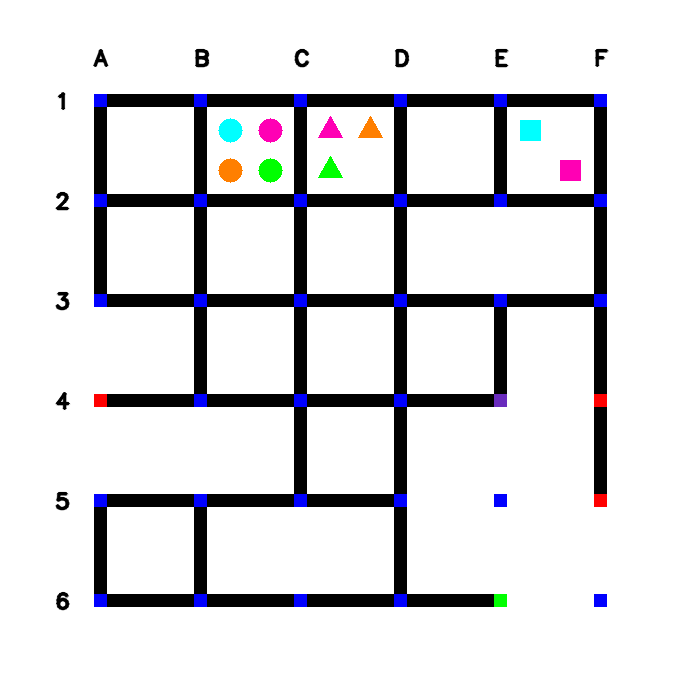
#> input picture Task 3/PB_Task3A_Windows/test_images/maze_000.png, 700 x 700 px; its folder holds 4 pictures in this run
$ python task_3a.py
#> lines starting #> are read from the running program, lines starting #| are printed output that depends on the picture; after the words box and inside, x2 and y2 are one past the last pixel; in counts of white or black regions, pixels touching at a corner belong together
'''
*****************************************************************************************
*
*        		===============================================
*           		Pharma Bot (PB) Theme (eYRC 2022-23)
*        		===============================================
*
*  This script is to implement Task 3A of Pharma Bot (PB) Theme (eYRC 2022-23).
*
*  This software is made available on an "AS IS WHERE IS BASIS".
*  Licensee/end user indemnifies and will keep e-Yantra indemnified from
*  any and all claim(s) that emanate from the use of the Software or
*  breach of the terms of this agreement.
*
*****************************************************************************************
'''

# Team ID:			[ Team-ID ]
# Author List:		[ Names of team members worked on this file separated by Comma: Name1, Name2, ... ]
# Filename:			task_3a.py
# Functions:		detect_all_nodes,detect_paths_to_graph, detect_arena_parameters, path_planning, paths_to_move
# 					[ Comma separated list of functions in this file ]

####################### IMPORT MODULES #######################
## You are not allowed to make any changes in this section. ##
## You have to implement this task with the three available ##
## modules for this task (numpy, opencv)                    ##
##############################################################
import numpy as np
import cv2
##############################################################

################# ADD UTILITY FUNCTIONS HERE #################
col=['A','B','C','D','E','F','G','H']


##############################################################

def detect_all_nodes(image):
	"""
	Purpose:
	---
	This function takes the image as an argument and returns a list of
	nodes in which traffic signals, start_node and end_node are present in the image

	Input Arguments:
	---
	`maze_image` :	[ numpy array ]
			numpy array of image returned by cv2 library
	Returns:
	---
	`traffic_signals, start_node, end_node` : [ list ], str, str
			list containing nodes in which traffic signals are present, start and end node too

	Example call:
	---
	traffic_signals, start_node, end_node = detect_all_nodes(maze_image)
	"""
	traffic_signals = []
	start_node = ""
	end_node = ""

	##############	ADD YOUR CODE HERE	##############

	#Traffic signals

	lower_red = np.array([0, 0, 255])
	upper_red = np.array([0, 0, 255])
	mask= cv2.inRange(image, lower_red, upper_red)
	cnts = cv2.findContours(mask, cv2.RETR_TREE, cv2.CHAIN_APPROX_SIMPLE)
	for c in cnts[0]:
		M = cv2.moments(c)
		cX = int(M["m10"] / M["m00"])
		cY = int(M["m01"] / M["m00"])
		cX=str(cX)
		cX=int(cX[0])+64
		cX=chr(cX)
		cY=str(cY)
		cY=cY[0]
		traffic_signals.append(cX+cY)
		traffic_signals.sort()


    #Start Node

	lower_red = np.array([0, 255, 0])
	upper_red = np.array([0, 255, 0])
	mask= cv2.inRange(image, lower_red, upper_red)
	cnts = cv2.findContours(mask, cv2.RETR_TREE, cv2.CHAIN_APPROX_SIMPLE)
	for c in cnts[0]:
		if len(c)==4 and cv2.contourArea(c)==144:
			M = cv2.moments(c)
			cX = int(M["m10"] / M["m00"])
			cY = int(M["m01"] / M["m00"])
			cX=str(cX)
			cX=int(cX[0])+64
			cX=chr(cX)
			cY=str(cY)
			cY=cY[0]
			start_node=cX+cY
		else:
			continue

    #End Node

	lower_red = np.array([189, 43, 105])
	upper_red = np.array([189, 43, 105])
	mask= cv2.inRange(image, lower_red, upper_red)
	cnts = cv2.findContours(mask, cv2.RETR_TREE, cv2.CHAIN_APPROX_SIMPLE)
	for c in cnts[0]:
		M = cv2.moments(c)
		cX = int(M["m10"] / M["m00"])
		cY = int(M["m01"] / M["m00"])
		cX=str(cX)
		cX=int(cX[0])+64
		cX=chr(cX)
		cY=str(cY)
		cY=cY[0]
		end_node=cX+cY
	##################################################

	return traffic_signals, start_node, end_node


def detect_paths_to_graph(image):
	"""
	Purpose:
	---
	This function takes the image as an argument and returns a dictionary of the
	connect path from a node to other nodes and will be used for path planning

	HINT: Check for the road besides the nodes for connectivity

	Input Arguments:
	---
	`maze_image` :	[ numpy array ]
			numpy array of image returned by cv2 library
	Returns:
	---
	`paths` : { dictionary }
			Every node's connection to other node and set it's value as edge value
			Eg. : { "D3":{"C3":1, "E3":1, "D2":1, "D4":1},
					"D5":{"C5":1, "D2":1, "D6":1 }  }

			Why edge value 1? -->> since every road is equal

	Example call:
	---
	paths = detect_paths_to_graph(maze_image)
	"""

	paths = {}

	##############	ADD YOUR CODE HERE	##############

	lr=np.array([0,0,0])
	ur=np.array([5,5,5])
	mask=cv2.inRange(image,lr,ur)
	for i in range(100,601,100):
		for j in range(100,601,100):
			l={}
			if (mask[i-30][j]):
				s=col[int(j/100)-1]+str(int(i/100)-1)
				l[s]=1

			if (mask[i+30][j]):
				s=col[int(j/100)-1]+str(int(i/100)+1)
				l[s]=1

			if (mask[i][j-30]):
				s=col[int(j/100)-2]+str(int(i/100))
				l[s]=1

			if (mask[i][j+30]):
				s=col[int(j/100)]+str(int(i/100))
				l[s]=1

			s=col[int(j/100)-1]+str(int(i/100))
			paths[s]=l
	#print(paths)
	#for key in sorted(paths):
		#print(key, paths[key])
	return paths


def detect_arena_parameters(maze_image):
	"""
	Purpose:
	---
	This function takes the image as an argument and returns a dictionary
	containing the details of the different arena parameters in that image

	The arena parameters are of four categories:
	i) traffic_signals : list of nodes having a traffic signal
	ii) start_node : Start node which is mark in light green
	iii) end_node : End node which is mark in Purple
	iv) paths : list containing paths

	These four categories constitute the four keys of the dictionary

	Input Arguments:
	---
	`maze_image` :	[ numpy array ]
			numpy array of image returned by cv2 library
	Returns:
	---
	`arena_parameters` : { dictionary }
			dictionary containing details of the arena parameters

	Example call:
	---
	arena_parameters = detect_arena_parameters(maze_image)

	Eg. arena_parameters={"traffic_signals":[],
	                      "start_node": "E4",
	                      "end_node":"A3",
	                      "paths": {}}
	"""
	arena_parameters = {}

	##############	ADD YOUR CODE HERE	##############
	traffic_signals,start_node,end_node=detect_all_nodes(maze_image)
	arena_parameters["traffic_signals"]=traffic_signals
	arena_parameters["start_node"]=start_node
	arena_parameters["end_node"]=end_node
	arena_parameters["paths"]=detect_paths_to_graph(maze_image)

	##################################################

	return arena_parameters

def path_planning(graph, start, end):

	"""
	Purpose:
	---
	This function takes the graph(dict), start and end node for planning the shortest path

	** Note: You can use any path planning algorithm for this but need to produce the path in the form of
	list given below **

	Input Arguments:
	---
	`graph` :	{ dictionary }
			dict of all connecting path
	`start` :	str
			name of start node
	`end` :		strs
			name of end node


	Returns:
	---
	`backtrace_path` : [ list of nodes ]
			list of nodes, produced using path planning algorithm

		eg.: ['C6', 'C5', 'B5', 'B4', 'B3']

	Example call:
	---
	arena_parameters = detect_arena_parameters(maze_image)
	"""

	back=[]

	##############	ADD YOUR CODE HERE	##############
	source = start
	dest = end
	unvisited = graph
	sd = {}
	route = []
	path_nodes = {}

	for nodes in unvisited:
		sd[nodes] = np.inf
	sd[source] = 0

	while unvisited:
		min_node = None
		for current_node in unvisited:
			if min_node is None:
				min_node = current_node
			elif sd[min_node] > sd[current_node]:
				min_node = current_node
		for (node, value) in unvisited[min_node].items():
			if value + sd[min_node] < sd[node]:
				sd[node] = value + sd[min_node]
				path_nodes[node] = min_node
		unvisited.pop(min_node)
	node = dest

	while node != source:
		route.insert(0, node)
		node = path_nodes[node]
	route.insert(0, source)
	back=route

	##################################################


	return back

def paths_to_moves(paths, traffic_signal):

	"""
	Purpose:
	---
	This function takes the list of all nodes produces from the path planning algorithm
	and connecting both start and end nodes

	Input Arguments:
	---
	`paths` :	[ list of all nodes ]
			list of all nodes connecting both start and end nodes (SHORTEST PATH)
	`traffic_signal` : [ list of all traffic signals ]
			list of all traffic signals
	---
	`moves` : [ list of moves from start to end nodes ]
			list containing moves for the bot to move from start to end

			Eg. : ['UP', 'LEFT', 'UP', 'UP', 'RIGHT', 'DOWN']

	Example call:
	---
	moves = paths_to_moves(paths, traffic_signal)
	"""

	list_moves=[]
	##############	ADD YOUR CODE HERE	##############
	direction='n'
	for i in range(len(paths)-1):
		if paths[i][0]<paths[i+1][0]:

			if paths[i] in traffic_signal:
				list_moves.append('WAIT_5')

			if direction=='n':
				list_moves.append('RIGHT')
			elif direction=='l':
				list_moves.append('REVERSE')
			elif direction=='r':
				list_moves.append('STRAIGHT')
			elif direction=='s':
				list_moves.append('LEFT')
			direction='r'

		elif paths[i][0]>paths[i+1][0]:

			if paths[i] in traffic_signal:
				list_moves.append('WAIT_5')

			if direction=='n':
				list_moves.append('LEFT')
			elif direction=='l':
				list_moves.append('STRAIGHT')
			elif direction=='r':
				list_moves.append('REVERSE')
			elif direction=='s':
				list_moves.append('RIGHT')
			direction='l'

		elif paths[i][1]<paths[i+1][1]:

			if paths[i] in traffic_signal:
				list_moves.append('WAIT_5')

			if direction=='n':
				list_moves.append('REVERSE')
			elif direction=='l':
				list_moves.append('LEFT')
			elif direction=='r':
				list_moves.append('RIGHT')
			elif direction=='s':
				list_moves.append('STRAIGHT')
			direction='s'

		elif paths[i][1]>paths[i+1][1]:

			if paths[i] in traffic_signal:
				list_moves.append('WAIT_5')

			if direction=='n':
				list_moves.append('STRAIGHT')
			elif direction=='l':
				list_moves.append('RIGHT')
			elif direction=='r':
				list_moves.append('LEFT')
			elif direction=='s':
				list_moves.append('REVERSE')
			direction='n'

	##################################################

	return list_moves

######### YOU ARE NOT ALLOWED TO MAKE CHANGES TO THIS FUNCTION #########

if __name__ == "__main__":

	# # path directory of images
	img_dir_path = "test_images/"

	for file_num in range(0,10):

			img_key = 'maze_00' + str(file_num)
			img_file_path = img_dir_path + img_key  + '.png'
			# read image using opencv
			image = cv2.imread(img_file_path)
#> image is the input picture: shape (700, 700, 3); mean B, G, R 224.6, 222, 222.2

			# detect the arena parameters from the image
			arena_parameters = detect_arena_parameters(image)
#> in detect_all_nodes, `mask= cv2.inRange(image, lower_red, upper_red)`:
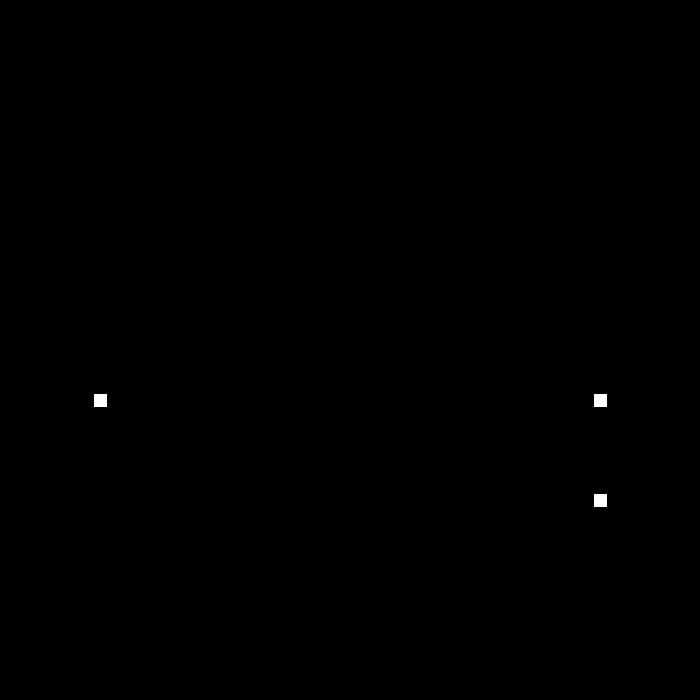
#> mask: shape (700, 700); 0.1% white; 3 white regions
#> in detect_all_nodes, `cnts = cv2.findContours(mask, cv2.RETR_TREE, cv2.CHAIN_APPROX_SIMPLE)`: cnts = 3 contours; box (x1, y1, x2, y2) and area: (594, 494, 607, 507) 144, (594, 394, 607, 407) 144, (94, 394, 107, 407) 144
#> the loop in detect_all_nodes, `for c in cnts[0]:` made 3 passes
#> (c, cX, cY) on passes 1 to 3: ([[594, 494], [594, 506], [606, 506], [606, 494]], 'F', '5'), ([[594, 394], [594, 406], [606, 406], [606, 394]], 'F', '4'), ([[94, 394], [94, 406], [106, 406], [106, 394]], 'A', '4')
#> after the loop in detect_all_nodes, `for c in cnts[0]:`: traffic_signals = ['A4', 'F4', 'F5']
#> in detect_all_nodes, `mask= cv2.inRange(image, lower_red, upper_red)`:
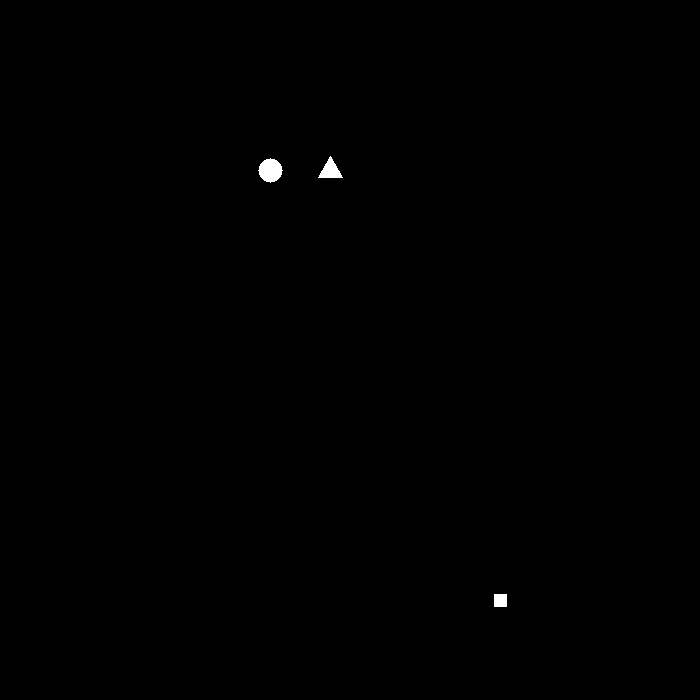
#> mask: shape (700, 700); 0.18% white; 3 white regions
#> in detect_all_nodes, `cnts = cv2.findContours(mask, cv2.RETR_TREE, cv2.CHAIN_APPROX_SIMPLE)`: cnts = 3 contours; box (x1, y1, x2, y2) and area: (258, 158, 283, 183) 408, (318, 156, 343, 178) 252, (494, 594, 507, 607) 144
#> the loop in detect_all_nodes, `for c in cnts[0]:` made 3 passes
#> (c, cX, cY, start_node) on pass 1: ([[494, 594], [494, 606], [506, 606], [506, 594]], 'E', '6', 'E6')
#> in detect_all_nodes, `mask= cv2.inRange(image, lower_red, upper_red)`:
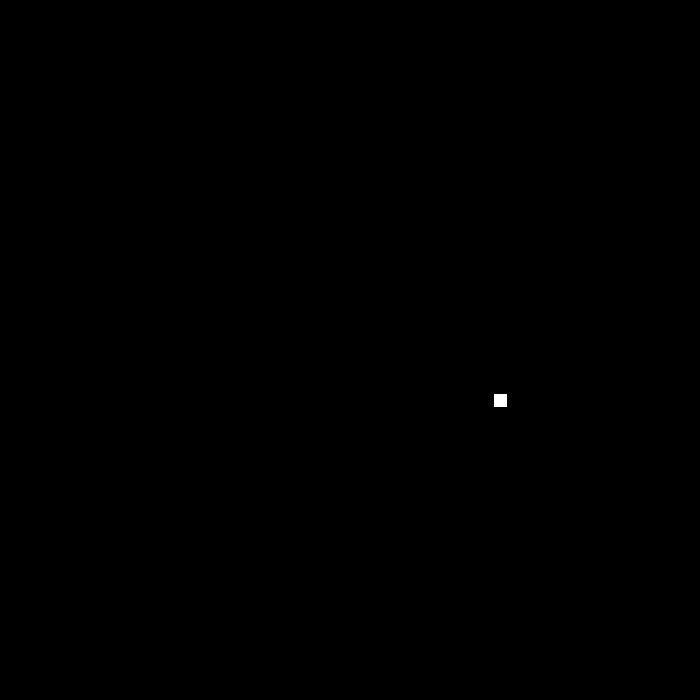
#> mask: shape (700, 700); 0.03% white; 1 white region
#> in detect_all_nodes, `cnts = cv2.findContours(mask, cv2.RETR_TREE, cv2.CHAIN_APPROX_SIMPLE)`: cnts = 1 contour; box (x1, y1, x2, y2) and area: (494, 394, 507, 407) 144
#> the loop in detect_all_nodes, `for c in cnts[0]:` made 1 pass
#> (c, cX, cY, end_node) on pass 1: ([[494, 394], [494, 406], [506, 406], [506, 394]], 'E', '4', 'E4')
#> in detect_arena_parameters, `traffic_signals,start_node,end_node=detect_all_nodes(maze_image)`: traffic_signals = ['A4', 'F4', 'F5']; start_node = 'E6'; end_node = 'E4'
#> in detect_paths_to_graph, `mask=cv2.inRange(image,lr,ur)`:
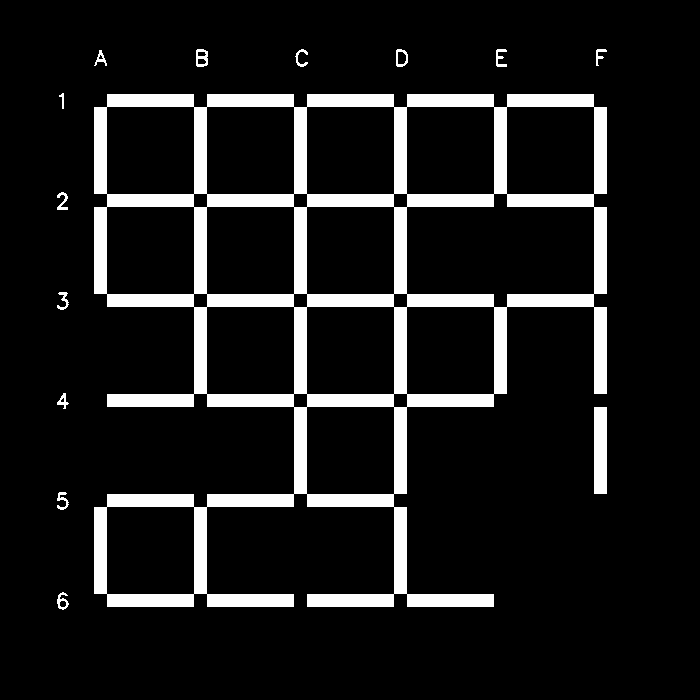
#> mask: shape (700, 700); 11.3% white; 14 white regions, largest, box (x1, y1, x2, y2) and area: (94, 94, 607, 607) 53157, (594, 407, 607, 494) 1131, (196, 49, 208, 67) 137
#> arena_parameters = 4 items
			print('\n============================================')
			print("IMAGE: ", file_num)
			print(arena_parameters["start_node"], "->>> ", arena_parameters["end_node"] )
#| E6 ->>>  E4

			# path planning and getting the moves
			back_path=path_planning(arena_parameters["paths"], arena_parameters["start_node"], arena_parameters["end_node"])
#> in path_planning, `unvisited = graph`: unvisited = 36 items
#> the loop in path_planning, `for nodes in unvisited:` made 36 passes
#> the loop in path_planning, `while unvisited:` made 36 passes
#> after the loop in path_planning, `while unvisited:`: path_nodes = 33 items; unvisited = 0 items
#> the loop in path_planning, `while node != source:` made 4 passes
#> after the loop in path_planning, `while node != source:`: route = ['D6', 'D5', 'D4', 'E4']
#> in path_planning, `back=route`: back = ['E6', 'D6', 'D5', 'D4', 'E4']
#> back_path = ['E6', 'D6', 'D5', 'D4', 'E4']
			moves=paths_to_moves(back_path, arena_parameters["traffic_signals"])
#> the loop in paths_to_moves, `for i in range(len(paths)-1):` made 4 passes
#> after the loop in paths_to_moves, `for i in range(len(paths)-1):`: list_moves = ['LEFT', 'RIGHT', 'STRAIGHT', 'RIGHT']
#> moves = ['LEFT', 'RIGHT', 'STRAIGHT', 'RIGHT']

			print("PATH PLANNED: ", back_path)
#| PATH PLANNED:  ['E6', 'D6', 'D5', 'D4', 'E4']
			print("MOVES TO TAKE: ", moves)
#| MOVES TO TAKE:  ['LEFT', 'RIGHT', 'STRAIGHT', 'RIGHT']

			# display the test image
			cv2.imshow("image", image)
			cv2.waitKey(0)
			cv2.destroyAllWindows()
#> pass 2 of the loop `for file_num in range(0,10):`:
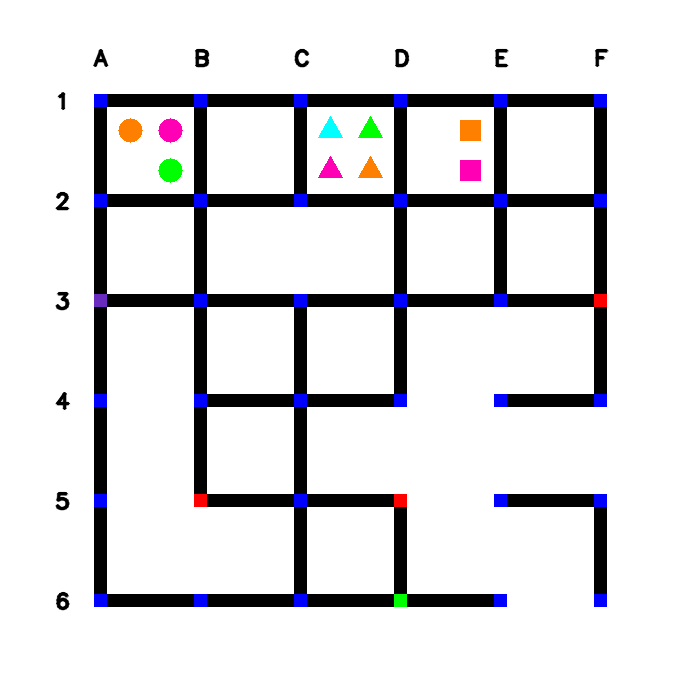
#> input picture Task 3/PB_Task3A_Windows/test_images/maze_001.png, 700 x 700 px
#> image is the input picture: shape (700, 700, 3); mean B, G, R 224.4, 221.9, 222.5
#> in detect_all_nodes (call 2), `mask= cv2.inRange(image, lower_red, upper_red)`:
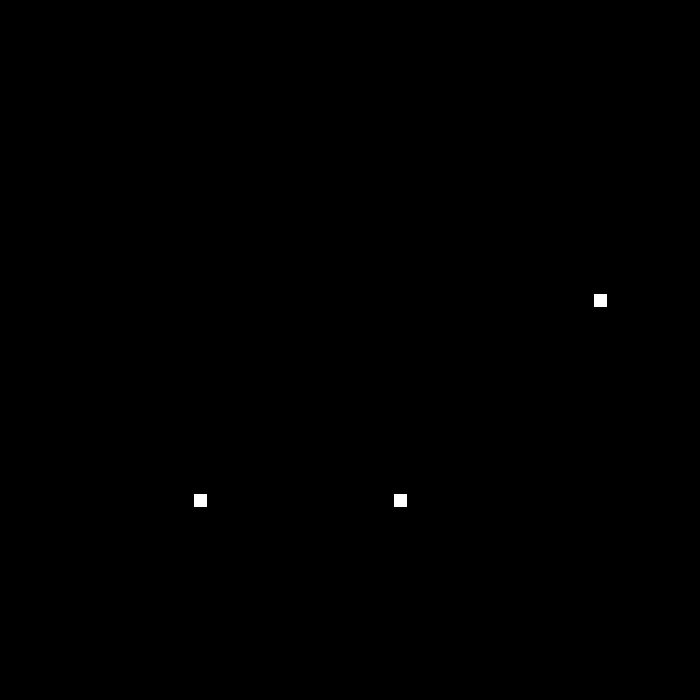
#> mask: shape (700, 700); 0.1% white; 3 white regions
#> in detect_all_nodes (call 2), `cnts = cv2.findContours(mask, cv2.RETR_TREE, cv2.CHAIN_APPROX_SIMPLE)`: cnts = 3 contours; box (x1, y1, x2, y2) and area: (394, 494, 407, 507) 144, (194, 494, 207, 507) 144, (594, 294, 607, 307) 144
#> the loop in detect_all_nodes (call 2), `for c in cnts[0]:` made 3 passes
#> (c, cX, cY) on passes 1 to 3: ([[394, 494], [394, 506], [406, 506], [406, 494]], 'D', '5'), ([[194, 494], [194, 506], [206, 506], [206, 494]], 'B', '5'), ([[594, 294], [594, 306], [606, 306], [606, 294]], 'F', '3')
#> after the loop in detect_all_nodes (call 2), `for c in cnts[0]:`: traffic_signals = ['B5', 'D5', 'F3']
#> in detect_all_nodes (call 2), `cnts = cv2.findContours(mask, cv2.RETR_TREE, cv2.CHAIN_APPROX_SIMPLE)`: cnts = 3 contours; box (x1, y1, x2, y2) and area: (158, 158, 183, 183) 408, (358, 116, 383, 138) 252, (394, 594, 407, 607) 144
#> the loop in detect_all_nodes (call 2), `for c in cnts[0]:` made 3 passes
#> (c, cX, cY, start_node) on pass 1: ([[394, 594], [394, 606], [406, 606], [406, 594]], 'D', '6', 'D6')
#> in detect_all_nodes (call 2), `cnts = cv2.findContours(mask, cv2.RETR_TREE, cv2.CHAIN_APPROX_SIMPLE)`: cnts = 1 contour; box (x1, y1, x2, y2) and area: (94, 294, 107, 307) 144
#> the loop in detect_all_nodes (call 2), `for c in cnts[0]:` made 1 pass
#> (c, cX, cY, end_node) on pass 1: ([[94, 294], [94, 306], [106, 306], [106, 294]], 'A', '3', 'A3')
#> in detect_paths_to_graph (call 2), `mask=cv2.inRange(image,lr,ur)`:
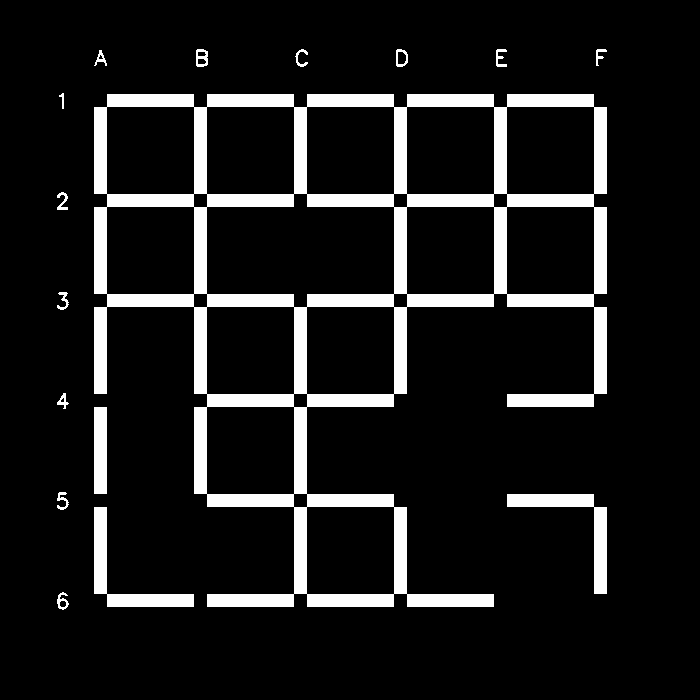
#> mask: shape (700, 700); 11.3% white; 16 white regions, largest, box (x1, y1, x2, y2) and area: (94, 94, 607, 607) 48633, (507, 494, 607, 594) 2262, (94, 507, 194, 607) 2262
#| D6 ->>>  A3
#> the loop in path_planning (call 2), `for nodes in unvisited:` made 36 passes
#> the loop in path_planning (call 2), `while unvisited:` made 36 passes
#> the loop in path_planning (call 2), `while node != source:` made 6 passes
#> back_path = ['D6', 'D5', 'C5', 'C4', 'C3', 'B3', 'A3']
#> the loop in paths_to_moves (call 2), `for i in range(len(paths)-1):` made 6 passes
#> moves = ['STRAIGHT', 'WAIT_5', 'LEFT', 'RIGHT', 'STRAIGHT', 'LEFT', 'STRAIGHT']
#| PATH PLANNED:  ['D6', 'D5', 'C5', 'C4', 'C3', 'B3', 'A3']
#| MOVES TO TAKE:  ['STRAIGHT', 'WAIT_5', 'LEFT', 'RIGHT', 'STRAIGHT', 'LEFT', 'STRAIGHT']
#> (the run stopped early here; a loop or call above may not have finished)
